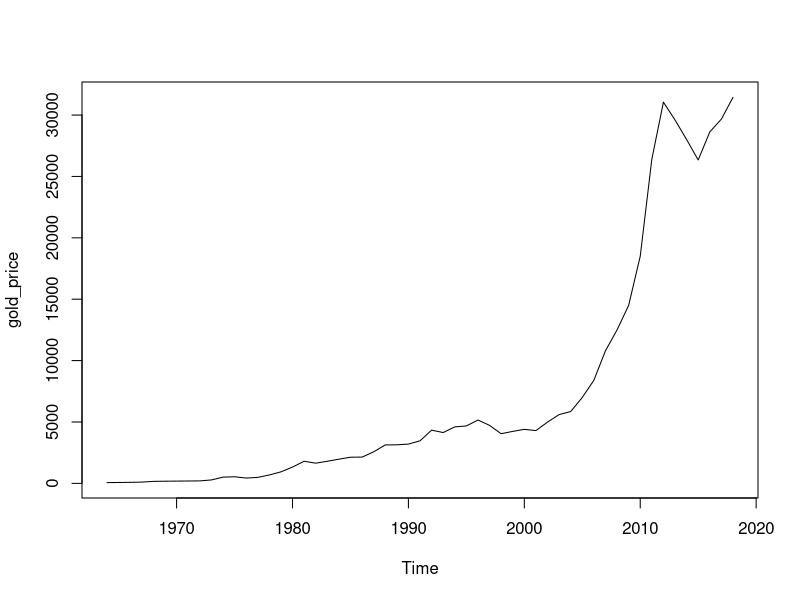
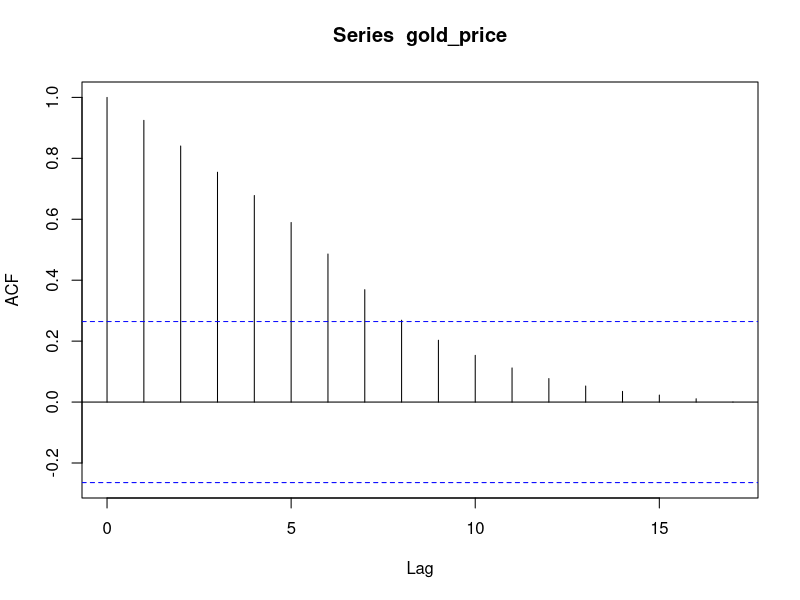
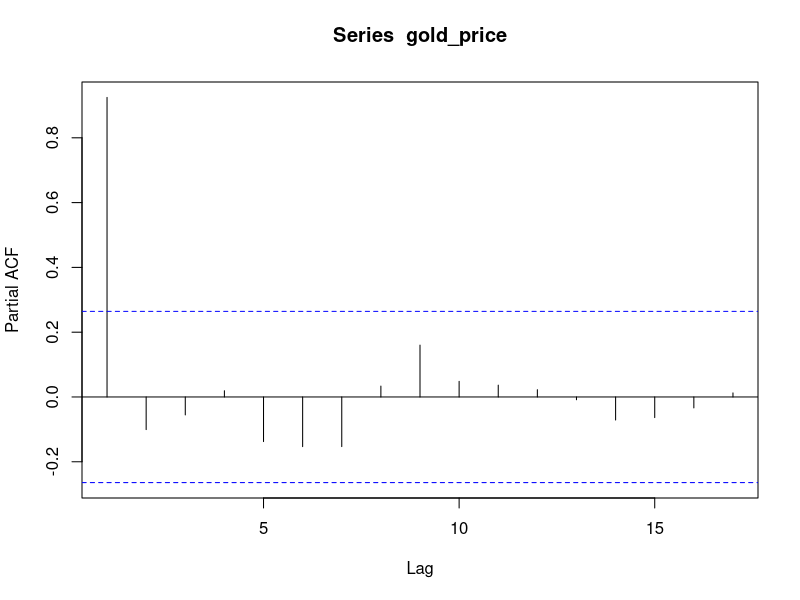
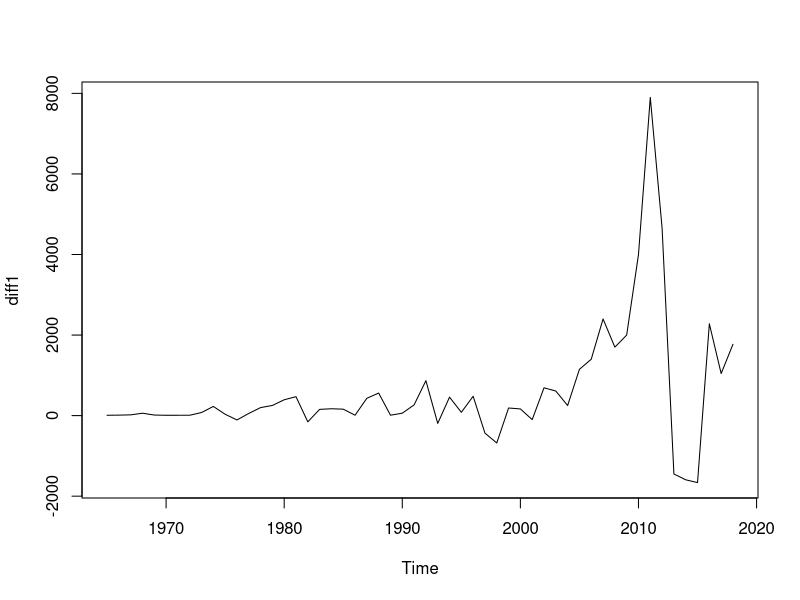
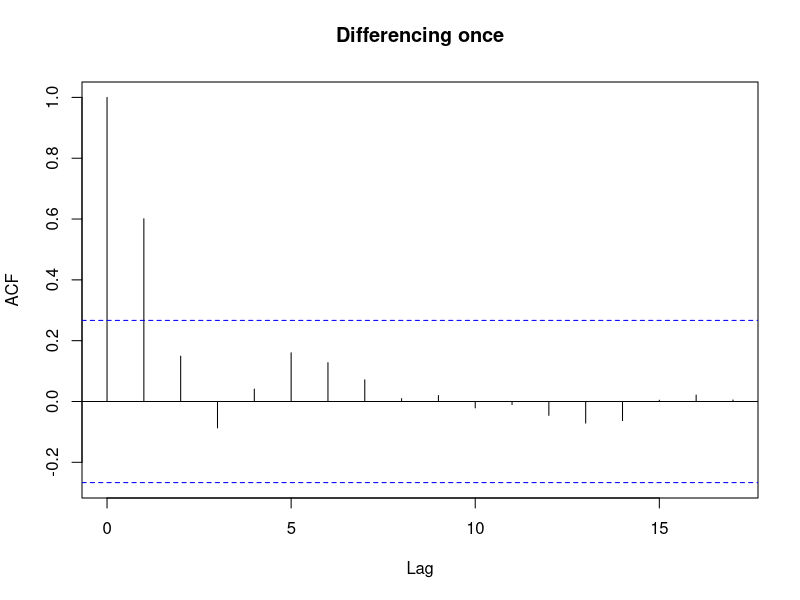
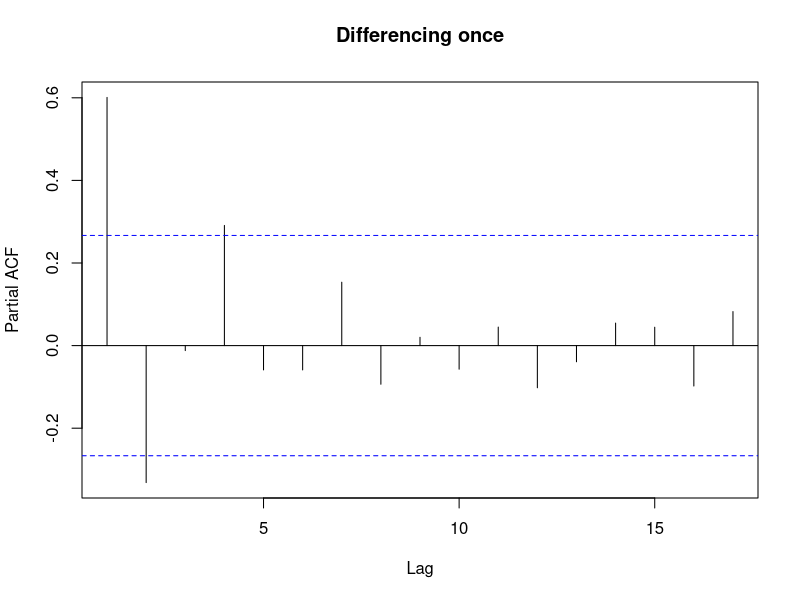
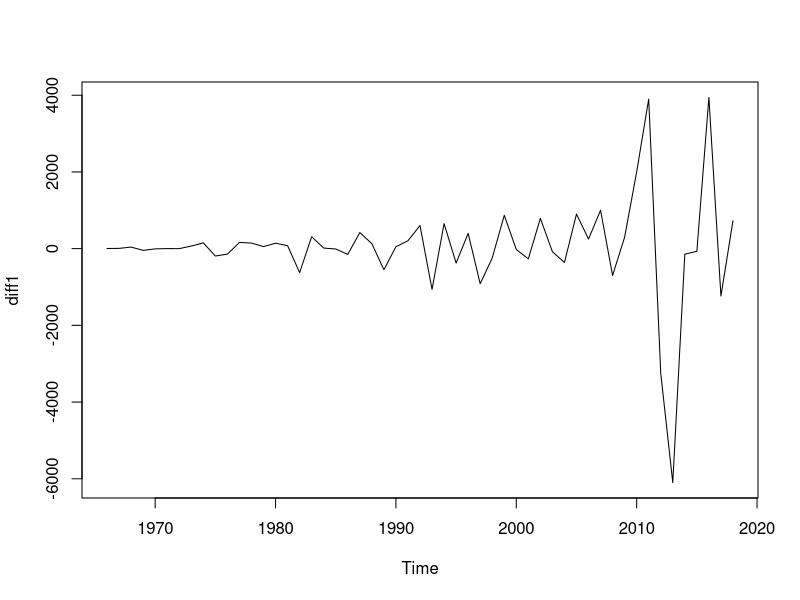
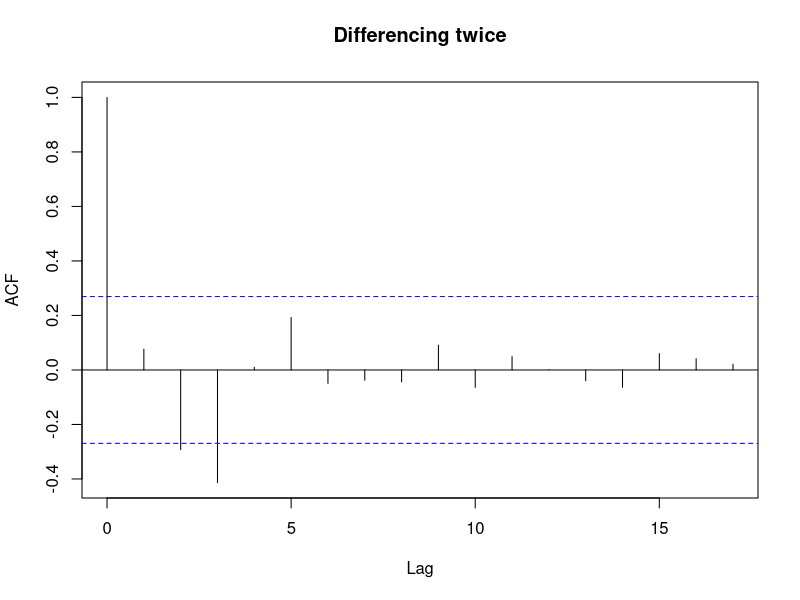

Here is the R script that generated these plots, in order: (Note: this script raises an error after producing the figures.)
#Imporunt necessary libaries
library(forecast)
library(tseries)

#Reading data from CSV
gold=read.csv("GOLD.csv")

#Converting to time series formate
gold_price <- ts(gold$Price,start = c(1964,1), frequency = 1)
class(gold_price)
View(gold_price)

#Examining the Data
plot(gold_price)
adf.test(gold_price, alternative = "stationary") 
acf(gold_price)
pacf(gold_price)

#Differencing once
diff1<- diff(gold_price)
plot(diff1)
adf.test(diff1)
acf(diff1,main="Differencing once")
pacf(diff1,main="Differencing once")

#Differencing twice
diff1<- diff(gold_price,differences = 2)
plot(diff1)
adf.test(diff1)
acf(diff1,main="Differencing twice")
pacf(diff1,main="Differencing twice")

#Natural log transformation and differenced once
ln=log(gold_price)
diffln=diff(ln)
plot(diffln)
adf.test(diffln)
acf(diffln,main="ln Transformation & Differencing once")
pacf(diff1,main="ln Transformation & Differencing once")

#Natural log transformation and differenced twice
lnGold=log(gold_price)
difflnGold=diff(lnGold,differences = 2)
plot(difflnGold)
adf.test(difflnGold)
acf(difflnGold,main="ln Transformation & Differencing once")
pacf(difflnGold,main="ln Transformation & Differencing once")

cat('Data is stationary at log transformation and differencing once')

#Fiting ARIMA model
arimaFit=auto.arima(lnGold)

#Comparing with mannual fitted model
fit <- arima(log(gold_price), c(0, 1, 1))
summary(fit)


#Forecast using model
pred <- predict(fit, n.ahead = 5)

#Converting natural log to decimal values
View(2.718^pred$pred)
arima <- forecast(fit, h=5)
accuracy(arima)

#Plotting the forecast
plot(arima) + abline(h=5)
